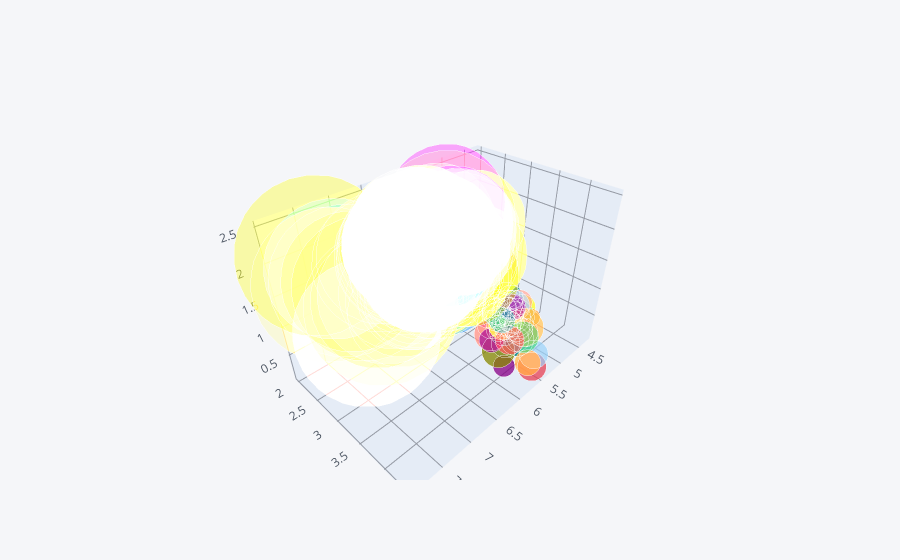

Write notebook code for a chart like this one.
### Code cell
(
    dfIris
    .iplot(x='sepal_length',y='sepal_width',z='petal_width',kind='bubble3d',size='petal_length')
)

### Figure 1 — Plotly figure (JSON) as saved in the notebook; plotly's stock layout.template omitted (floating-point values rounded to 4 significant figures; data arrays with more than 128 entries replaced by an {"elided": "..."} marker saying what was removed)
{"data": [{"marker": {"color": {"elided": "150 str values"}, "opacity": 0.8, "size": {"elided": "150 int values"}, "symbol": "circle"}, "mode": "markers", "text": {"elided": "150 str values"}, "type": "scatter3d", "x": {"elided": "150 float values"}, "y": {"elided": "150 float values"}, "z": {"elided": "150 float values"}}], "layout": {"legend": {"bgcolor": "#F5F6F9", "font": {"color": "#4D5663"}}, "paper_bgcolor": "#F5F6F9", "plot_bgcolor": "#F5F6F9", "scene": {"xaxis": {"gridcolor": "#9499A3", "showgrid": true, "tickfont": {"color": "#4D5663"}, "title": {"font": {"color": "#4D5663"}, "text": ""}, "zerolinecolor": "#9499A3"}, "yaxis": {"gridcolor": "#9499A3", "showgrid": true, "tickfont": {"color": "#4D5663"}, "title": {"font": {"color": "#4D5663"}, "text": ""}, "zerolinecolor": "#9499A3"}, "zaxis": {"gridcolor": "#9499A3", "showgrid": true, "tickfont": {"color": "#4D5663"}, "title": {"font": {"color": "#4D5663"}, "text": ""}, "zerolinecolor": "#9499A3"}}, "title": {"font": {"color": "#4D5663"}}}}
